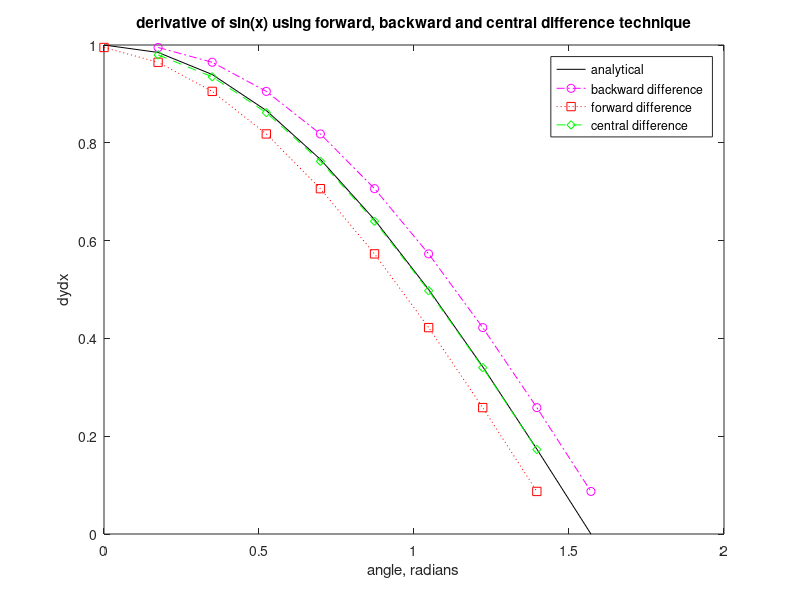
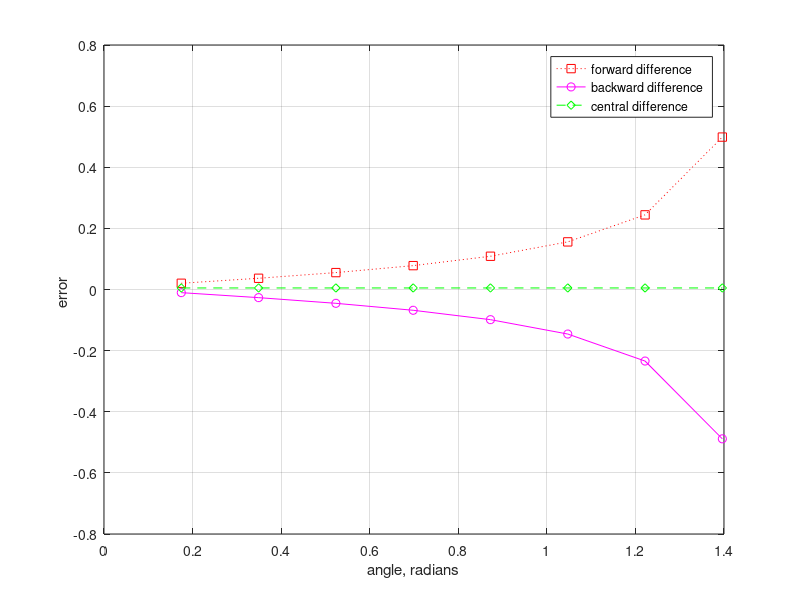
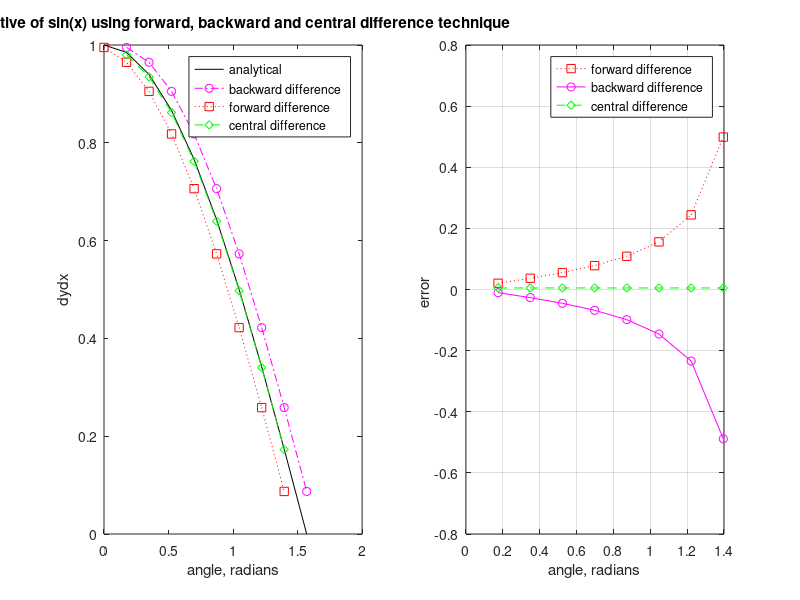

The MATLAB script that drew these images, in order:
clear;
clc;
close all;
x = linspace(0,pi/2,10);
y = sin(x);
n = length(x);
dydx_anal = cos(x);
dydx_approxb = diff(y)./diff(x);
dydx_approxb = [NaN,dydx_approxb];
errorb = (dydx_anal - dydx_approxb)./dydx_anal ;
per_errorb = errorb * 100;
dydx_approxf = diff(y)./diff(x);
dydx_approxf(length(x)) = NaN;
errorf = (dydx_anal-dydx_approxf)./dydx_anal;
per_errorf = errorf *100;
d2 = (y(3:n)-y(1:n-2))./(x(3:n)-x(1:n-2));
figure(1)
plot(x,dydx_anal,'k-');
hold on;
plot(x,dydx_approxb,'mo-.');
hold on;
plot(x,dydx_approxf,'rs:');
hold on;
plot(x(2:n-1),d2,'gd--')
title('derivative of sin(x) using forward, backward and central difference technique');
xlabel('angle, radians')
ylabel('dydx')
legend('analytical','backward difference','forward difference','central difference');
set(gcf,'color','w');
d2_for_error=[NaN,d2,NaN];
errorc = (dydx_anal-d2_for_error)./dydx_anal;
per_errorc = errorc * 100;
figure(2)
plot(x(2:9),errorf(2:9),'rs:',x(2:9),errorb(2:9),'mo-',x(2:9),errorc(2:9),'gd--');
xlabel('angle, radians')
ylabel('error ')
legend('forward difference','backward difference','central difference');
set(gcf,'color','w');
grid on;
% figure(3)
% plot(x(2:9),per_errorf(2:9),'rs:',x(2:9),per_errorb(2:9),'mo-',x(2:9),per_errorc(2:9),'gd--');
%  xlabel('angle, radians')
%   ylabel('error in %')
%   legend('forward difference','backward difference','central difference');
%   set(gcf,'color','w');
% grid on;
figure(3)
subplot(1,2,1)
plot(x,dydx_anal,'k-');
hold on;
plot(x,dydx_approxb,'mo-.');
hold on;
plot(x,dydx_approxf,'rs:');
hold on;
plot(x(2:n-1),d2,'gd--')
title('derivative of sin(x) using forward, backward and central difference technique');
xlabel('angle, radians')
ylabel('dydx')
legend('analytical','backward difference','forward difference','central difference');
set(gcf,'color','w');
subplot(1,2,2)
plot(x(2:9),errorf(2:9),'rs:',x(2:9),errorb(2:9),'mo-',x(2:9),errorc(2:9),'gd--');
xlabel('angle, radians')
ylabel('error ')
legend('forward difference','backward difference','central difference');
set(gcf,'color','w');
grid on;
table = [];
disp('All Difference Approximation of the derivative of sin(x)');
disp('   x        %forward       %central        %backward');
fprintf('%8.4f\t%8.4f\t%8.4f\t%8.4f\n',x, errorf*100, errorc*100, errorb*100);
fprintf('%8.4f\t%8.4f\t%8.4f\t%8.4f\n',table);